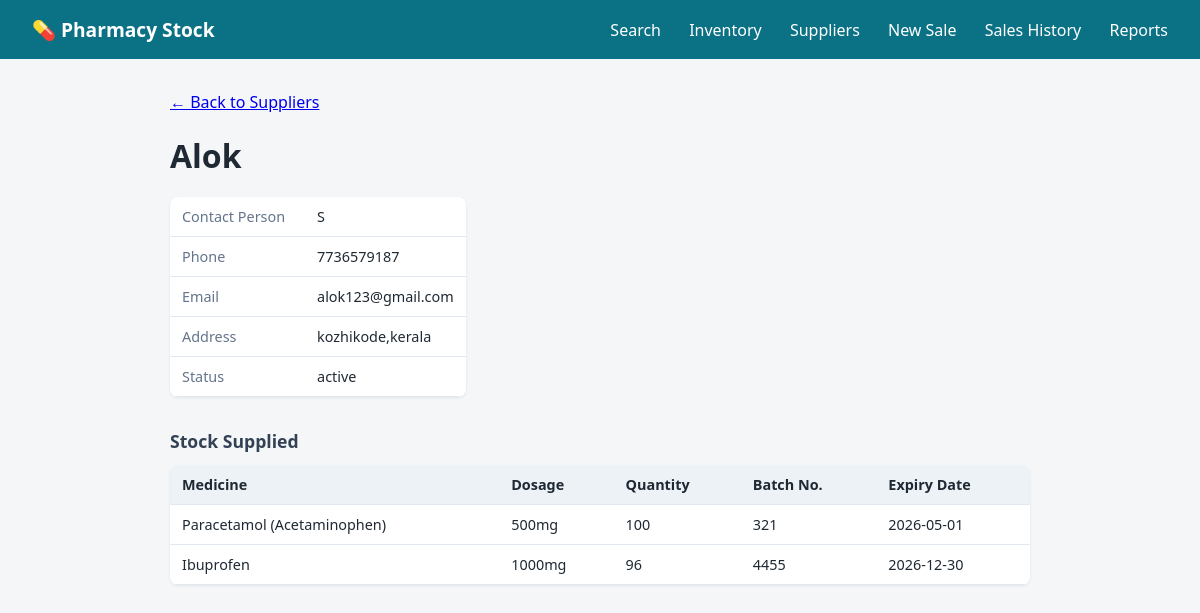
The page /suppliers/1 on the database its author committed.
### tables this page shows
CREATE TABLE suppliers (
            id INTEGER PRIMARY KEY AUTOINCREMENT,
            name TEXT NOT NULL,
            contact_person TEXT,
            phone TEXT,
            email TEXT,
            address TEXT,
            status TEXT NOT NULL DEFAULT 'active'
        );

CREATE TABLE medicines (
            id INTEGER PRIMARY KEY AUTOINCREMENT,
            name TEXT NOT NULL,
            dosage TEXT NOT NULL,
            quantity INTEGER NOT NULL,
            batch_number TEXT NOT NULL,
            expiry_date TEXT NOT NULL,
            unit_price REAL NOT NULL DEFAULT 0,
            supplier_id INTEGER,
            FOREIGN KEY (supplier_id) REFERENCES suppliers (id)
        );

### app.py (the view)
@app.route("/suppliers/<int:supplier_id>")
def supplier_detail(supplier_id):
    conn = get_db_connection()
    supplier = conn.execute("SELECT * FROM suppliers WHERE id = ?", (supplier_id,)).fetchone()
    history = get_supplier_purchase_history(conn, supplier_id)
    conn.close()
    if supplier is None:
        flash("Supplier not found.", "error")
        return redirect(url_for("suppliers"))
    return render_template("supplier_detail.html", supplier=supplier, history=history)

### app.py (called while the page is built)
def get_db_connection():
    conn = sqlite3.connect(DB_NAME)
    conn.row_factory = sqlite3.Row  # lets us access columns by name
    conn.execute("PRAGMA foreign_keys = ON")
    return conn

def get_supplier_purchase_history(conn, supplier_id):
    return conn.execute(
        "SELECT * FROM medicines WHERE supplier_id = ? ORDER BY expiry_date", (supplier_id,)
    ).fetchall()

### templates/supplier_detail.html (shortened to what this page needs)
{% extends "base.html" %}
{% block content %}
    <p><a href="{{ url_for('suppliers') }}">&larr; Back to Suppliers</a></p>
    <h1>{{ supplier.name }}</h1>
    <table class="detail-table">
        <tr><th>Contact Person</th><td>{{ supplier.contact_person or "—" }}</td></tr>
        <tr><th>Phone</th><td>{{ supplier.phone or "—" }}</td></tr>
        <tr><th>Email</th><td>{{ supplier.email or "—" }}</td></tr>
        <tr><th>Address</th><td>{{ supplier.address or "—" }}</td></tr>
        <tr><th>Status</th><td>{{ supplier.status }}</td></tr>
    </table>
    <h2>Stock Supplied</h2>
    <table>
        <thead>
            <tr>
                <th>Medicine</th>
                <th>Dosage</th>
                <th>Quantity</th>
                <th>Batch No.</th>
                <th>Expiry Date</th>
            </tr>
        </thead>
        <tbody>
            {% for m in history %}
                <tr>
                    <td>{{ m.name }}</td>
                    <td>{{ m.dosage }}</td>
                    <td>{{ m.quantity }}</td>
                    <td>{{ m.batch_number }}</td>
                    <td>{{ m.expiry_date }}</td>
                </tr>
            {% else %}
                <tr><td colspan="5">No stock linked to this supplier yet.</td></tr>
            {% endfor %}
        </tbody>
    </table>
{% endblock %}

### static/style.css (style rules this page uses)
* { box-sizing: border-box; }
body { font-family: 'Segoe UI', Arial, sans-serif; margin: 0; background: #f4f6f8; color: #1f2933; }
h1 { margin-bottom: 20px; }
h2 { margin-top: 32px; margin-bottom: 12px; font-size: 1.1rem; color: #334155; }
table { width: 100%; border-collapse: collapse; background: white; box-shadow: 0 1px 3px rgba(0,0,0,0.08); border-radius: 8px; overflow: hidden; }
th, td { padding: 10px 12px; text-align: left; border-bottom: 1px solid #e2e8f0; font-size: 0.9rem; }
th { background: #edf2f7; font-weight: 600; }
.detail-table { width: auto; margin-bottom: 24px; }
.detail-table th { text-align: left; padding-right: 20px; background: none; color: #64748b; font-weight: 500; }

### rows shown on the page
suppliers: name "Alok", contact_person "S", phone "7736579187", email "alok123@gmail.com", address "kozhikode,kerala", status "active"
medicines: name "Paracetamol (Acetaminophen)", dosage "500mg", quantity "100", batch_number "321", expiry_date "2026-05-01"
medicines: name "Ibuprofen", dosage "1000mg", quantity "96", batch_number "4455", expiry_date "2026-12-30"
